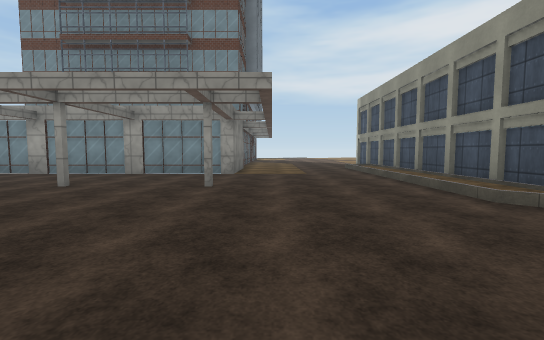
[1] (above)

16 first-person views from a walk through a scene from a Unity 3-D project. The camera is 1.4 m above the floor, tilts 4° down and sees 90° across. The floor is counted in squares, 2 m on a side. Each view is taken from the middle of a square. On the plan, view 1 faces up. The plan holds only what a view shows up to about 9 squares ahead; the rest is blank. The place goes on beyond the plan. The player is left out. Some surface patterns are stand-ins.

[2]
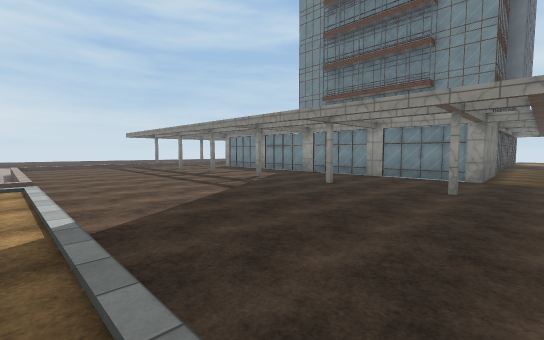

[3]
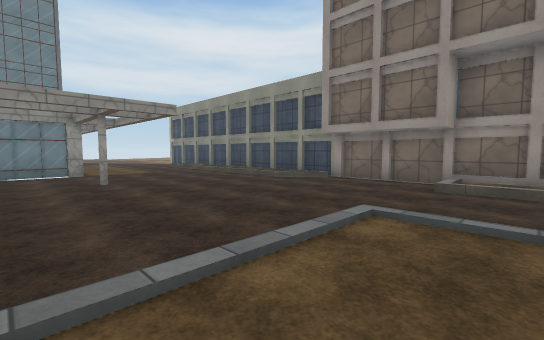

[4]
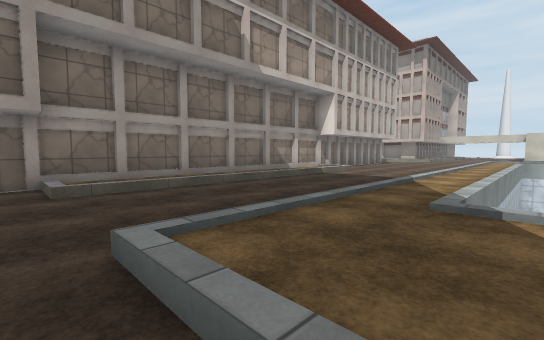

[5]
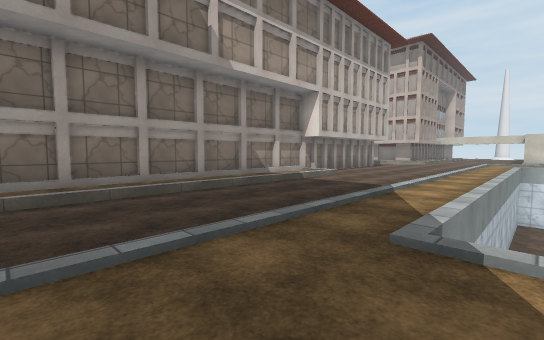

[6]
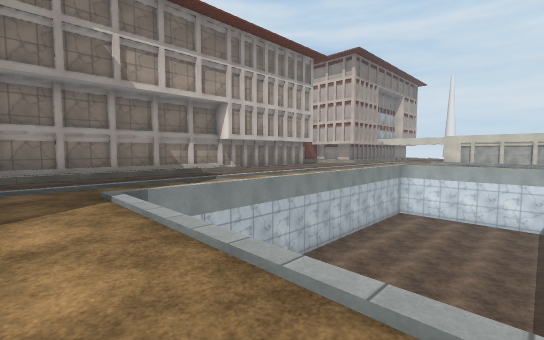

[7]
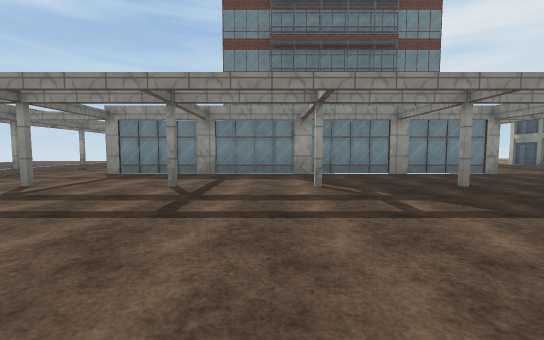

[8]
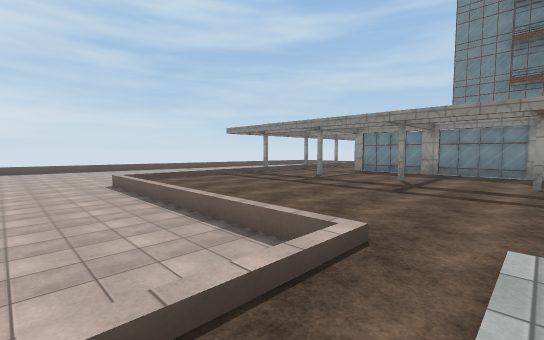

[9]
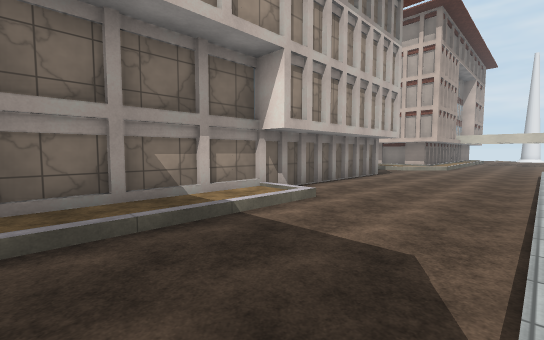

[10]
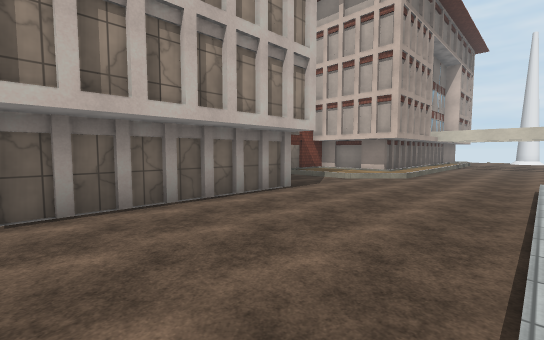

[11]
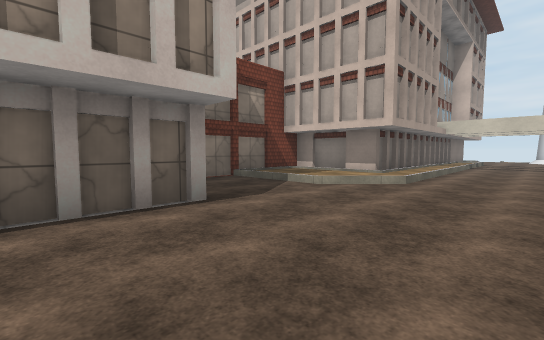

[12]
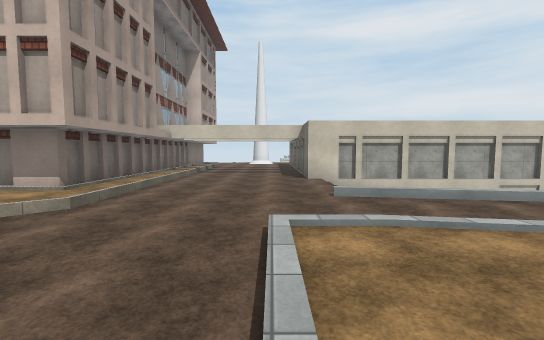

[13]
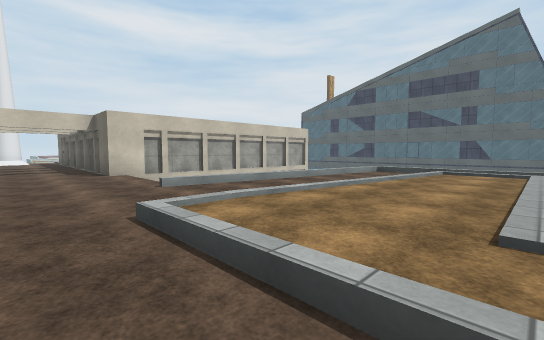

[14]
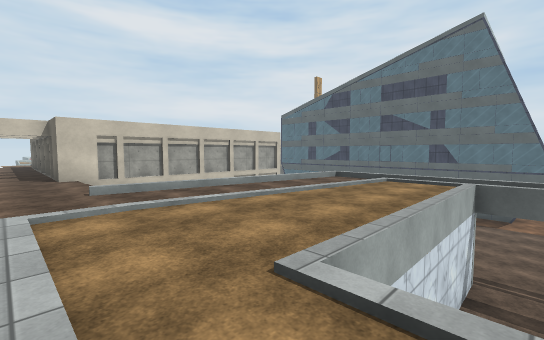

[15]
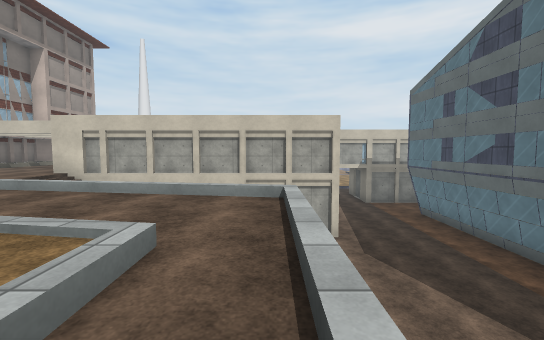

[16]
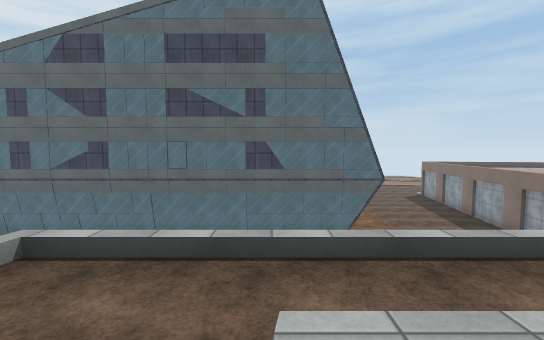

### Floor plan
Key: @ floor where view 1 was taken; # wall or solid block; . main floor; : floor 0.25 m higher than the main floor; - floor 4 m lower than the main floor; / step, stairs or slope; v drop or lower ground.
Columns run from 15 left of view 1 to 8 right of it. Each row starts with its distance up from view 1.
  8 ..############....//#
  7 ..................//#
  6  .................//#
  5   #..#..#..#..#...//#
  4    ...............//#
  3   ................./#
  2  ...................#
  1 ....................#
  0 ...............@....#
 -1 vvvvvvv//::::::/../:#
 -2 vvvvvvv//::::::/../:#
 -3 vvvvvvv/////////../:#
 -4               //../:#
 -5               //../:#
 -6               //../:#
 -7               //../:#
 -8          vvvvv//../:#
 -9          vvvvv//..//#
-10          vvvvv//....#
-11          vvvvv//....#
-12          vvvvv//....#
-13          vvv v//....#
-14    ----/vvv   //....#
-15 #  ----//vvvvv//....#
-16 #      //::::::/......
-17 #      /////:::/.......#
-18 #      //....///...////#
-19 # ---- //..../..../::::#
-20 #-----   /#v#//.../::::#
-21 #-----        ....//##
-22 #-----       /....//#
-23 #-----       /....//#
-24 #----#     ####...//#
-25 #             #...

Positions as (right, up) in squares from view 1, and headings:
1: (0, 0), facing up
2: (0, -1), facing up-left
3: (-3, -2), facing up-right
4: (-2, 0), facing down-right
5: (-2, -1), facing down-right
6: (-6, -2), facing down-right
7: (-8, 0), facing up
8: (-7, -3), facing up-left
9: (0, -5), facing down-right
10: (0, -10), facing down-right
11: (1, -13), facing down-right
12: (0, -15), facing down
13: (1, -15), facing down-left
14: (0, -14), facing down-left
15: (-8, -15), facing down
16: (-6, -17), facing left
